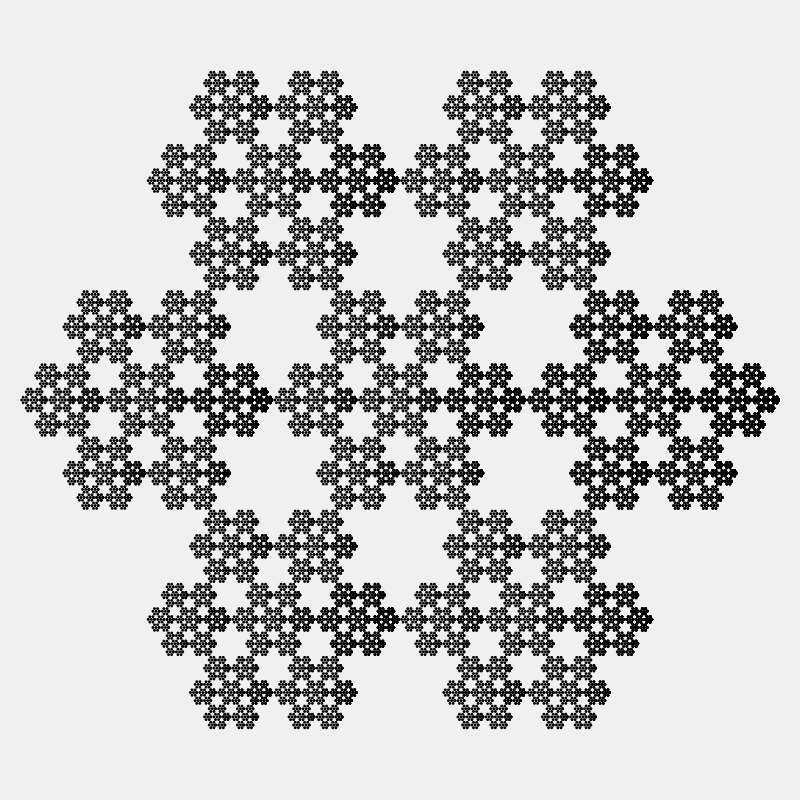
Frame 1 (no input)
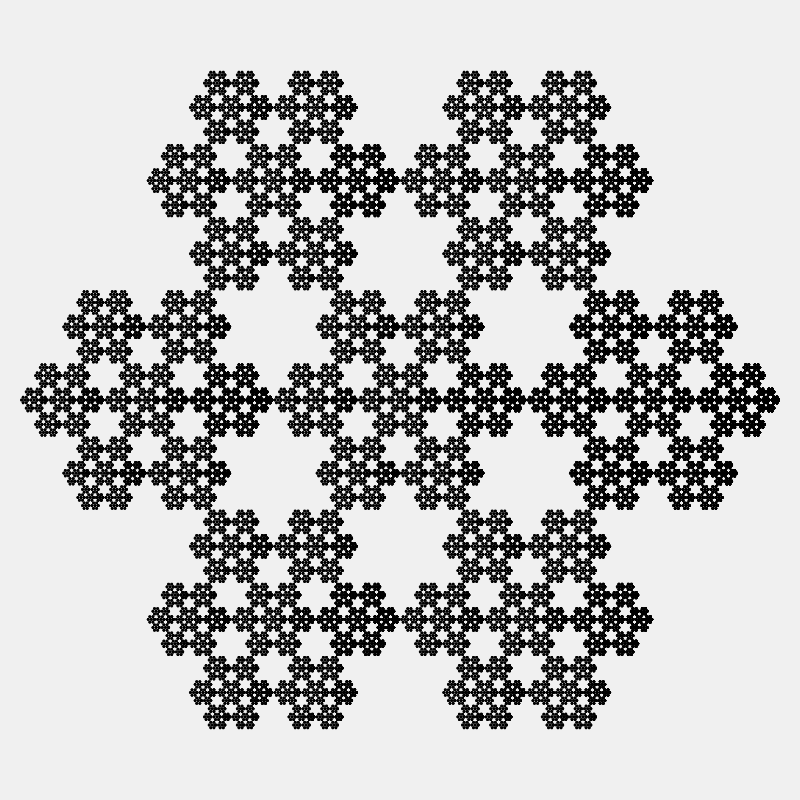
Frame 2 (the mouse pressed at the canvas centre, redrawn once)

The Processing sketch that drew these frames (run headless with seeded random() and noise(); the mouse was pressed at the canvas centre and the sketch redrawn once):

// Processing sketch: flake6
// ── flake6.pde
/* Hexaflake */
void setup() {
    size(800, 800);
    background(240);
    noLoop();
    noStroke();
    fill(0);
}

void draw() {
    hexaflake(width/2, height/2, 380, 5);
}

void hexaflake(float x, float y, float l, int n) {
    if ( n <= 0 ) {
        polygon(x, y, l, 6);
        return ;
    }

    hexaflake(x, y, l/3, n-1);
    for ( float t = 0; t < TWO_PI; t += TWO_PI/6 ) {
        hexaflake(x+2*l/3*cos(t), y+2*l/3*sin(t), l/3, n-1);
    }
}

void polygon(float x, float y, float l, int n) {
    beginShape();
    for ( float t = 0; t < TWO_PI; t += TWO_PI/n ) {
        vertex(x+l*cos(t), y+l*sin(t));
    }
    endShape(CLOSE);
}
